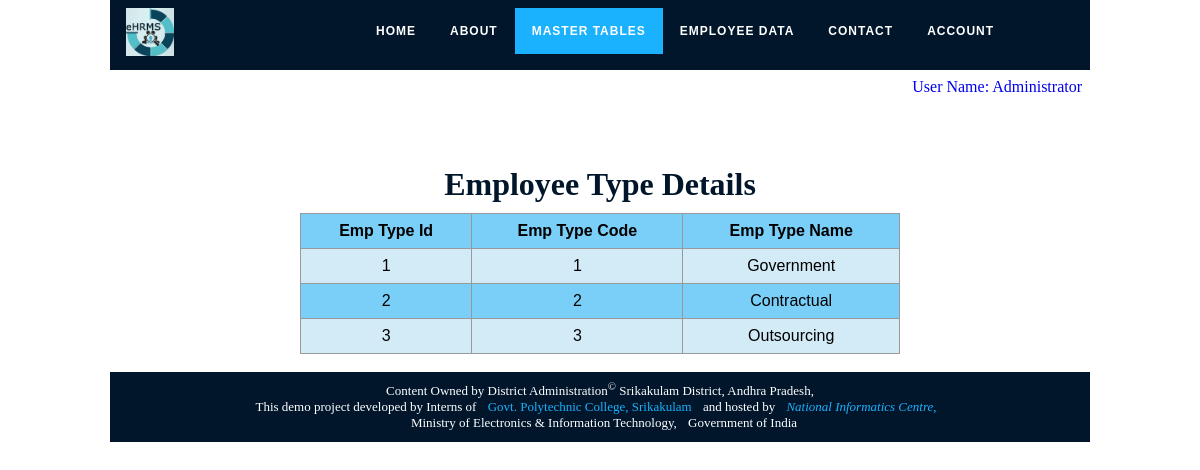
Screenshot of /ehrms/emp_type_view.php (signed in) with the database file from the repository.
### tables this page shows
CREATE TABLE `emp_type` (
  `emp_type_id` bigint(20) NOT NULL,
  `emp_type_code` int(11) NOT NULL,
  `emp_type_name` varchar(30) NOT NULL,
  `client_ip_address` varchar(20) NOT NULL,
  `record_creation_ts` timestamp NOT NULL DEFAULT current_timestamp(),
  `record_updation_ts` timestamp NOT NULL DEFAULT current_timestamp() ON UPDATE current_timestamp()
);

### ehrms/emp_type_view.php (the view, shortened to what this page needs)
<html>
<head>
</head>
<body>
<?php include_once('include/db_connection/db_connection.php'); ?>
<h1 class="div-class">Employee Type Details</h1>
<table class="centered-table">
<tr><th>Emp Type Id</th><th>Emp Type Code</th><th>Emp Type Name</th></tr>
<?php
$sql = "SELECT * FROM emp_type ORDER BY emp_type_id ASC";
$result = $conn->query($sql);
if ($result->num_rows > 0) {
  while($row = $result->fetch_assoc()) {
    echo "<tr><td>".$row['emp_type_id']."</td><td>".$row['emp_type_code']."</td><td>".$row['emp_type_name']."</td></tr>";
  }
} else { echo "<tr><td align='center' colspan='4'>(0 Results)</td></tr>"; }
?>
</table>
<br>
<?php include_once('include/php/footer_menu.php'); ?>
</body>
</html>

### rows the page displays
emp_type: emp_type_id "1", emp_type_code "1", emp_type_name "Government"
emp_type: emp_type_id "2", emp_type_code "2", emp_type_name "Contractual"
emp_type: emp_type_id "3", emp_type_code "3", emp_type_name "Outsourcing"

### other values shown
$_SESSION["name"] "Administrator"
